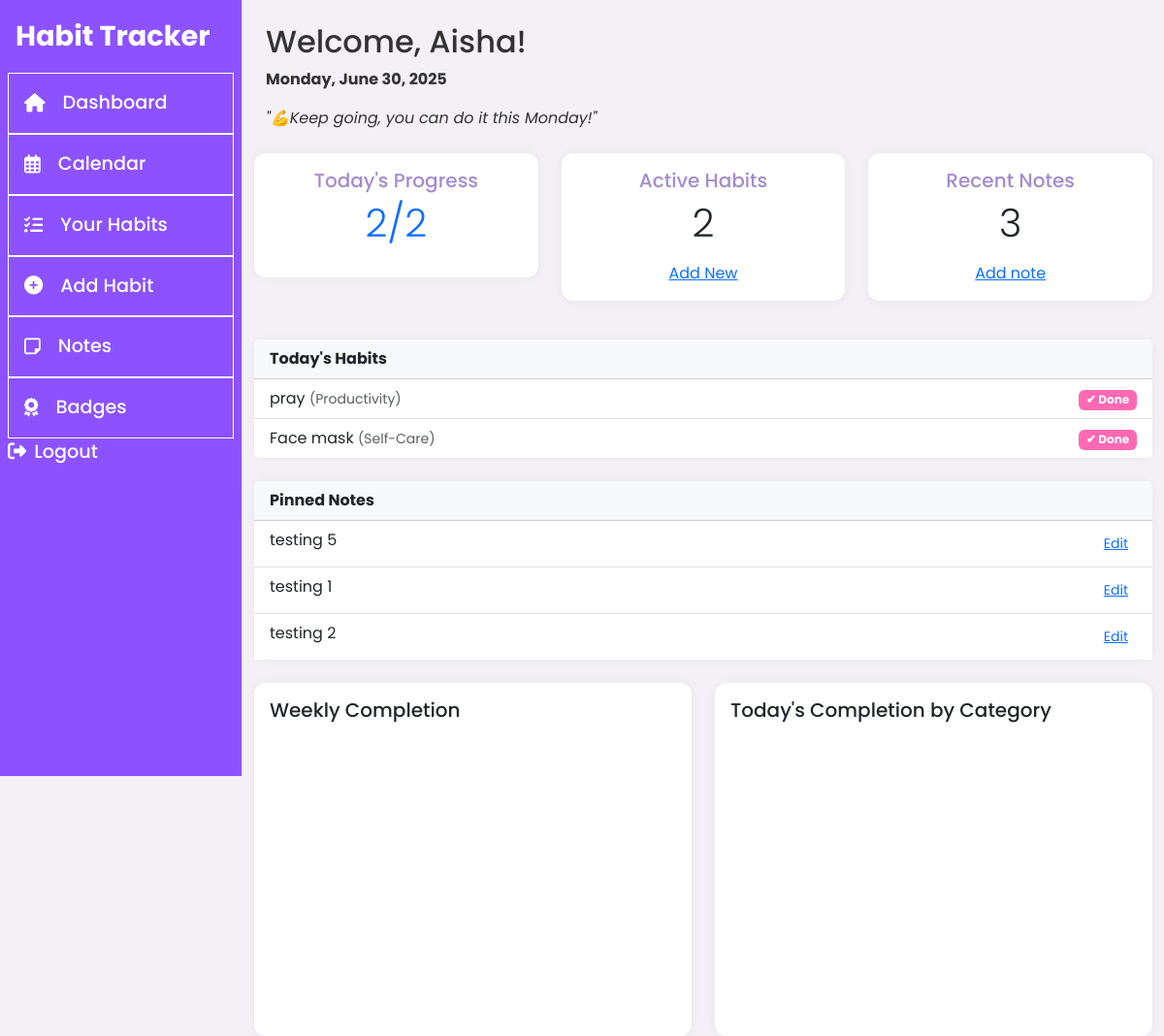
Page /habits/dashboard/ (signed in) on the committed database.
### habits/models.py (models this page shows, shortened)
class Habit(models.Model):
    CATEGORY_CHOICES = [
        ('health', 'Health/Fitness'),
        ('productivity', 'Productivity'),
        ('selfcare', 'Self-Care'),
        ('learning', 'Learning'),
        ('work', 'Work'),
        ('fun', 'Hobbies/Fun'),
    ]
    FREQUENCY_CHOICES = [
        ('daily', 'Daily'),
        ('weekly', 'Weekly'),
        ('custom', 'Custom'),
    ]
    user = models.ForeignKey(User, on_delete=models.CASCADE)
    name = models.CharField(max_length=100)  # e.g. "Drink water"
    description = models.TextField(blank=True)
    target = models.PositiveIntegerField(default=1)  # e.g. "8 glasses/day"
    frequency = models.CharField(max_length=20, choices=FREQUENCY_CHOICES, default='daily')
    category = models.CharField(max_length=50, choices=CATEGORY_CHOICES, blank=True)
    creation_date = models.DateTimeField(auto_now_add=True)
    is_template = models.BooleanField(default=False)  # For admin-curated templates
    created_by_admin = models.ForeignKey(
        User,
        on_delete=models.SET_NULL,
        null=True,
        blank=True,
        related_name='admin_habits'
    )

class Note(models.Model):
    user = models.ForeignKey(User, on_delete=models.CASCADE)
    title = models.CharField(max_length=100)
    content = models.TextField()
    is_pinned = models.BooleanField(default=False)
    updated_at = models.DateTimeField(auto_now=True)

### habits/views.py (the view)
# urls.py: path('dashboard/', dashboard, name='dashboard'),
@login_required
def dashboard(request):
    habits = Habit.objects.filter(user=request.user)
    today = date.today()
    completed_habit_ids = HabitCompletion.objects.filter(
        habit__user=request.user,
        date=today,
        completed=True
    ).values_list('habit_id', flat=True)
    for habit in habits:
        habit.status = "Done" if habit.id in completed_habit_ids else "Pending"
    start_of_week = today - timedelta(days=today.weekday())  # Monday
    week_dates = [start_of_week + timedelta(days=i) for i in range(7)]
    weekly_data = HabitCompletion.objects.filter(
        habit__user=request.user,
        date__range=[week_dates[0], week_dates[-1]],
        completed=True
    ).values('date').annotate(count=Count('id'))
    chart_labels = [d.strftime('%a') for d in week_dates]
    chart_data = [next((item['count'] for item in weekly_data if item['date'] == d), 0) for d in week_dates]
    category_data = HabitCompletion.objects.filter(
        habit__user=request.user,
        date=today,
        completed=True
    ).values('habit__category').annotate(count=Count('id'))
    category_labels = []
    category_counts = []
    category_map = dict(Habit.CATEGORY_CHOICES)
    for item in category_data:
        label = category_map.get(item['habit__category'], 'Uncategorised')
        category_labels.append(label)
        category_counts.append(item['count'])
    completed_today = len(completed_habit_ids)
    habit_count = habits.count()
    notes_count = Note.objects.filter(user=request.user).count()
    pinned_notes = Note.objects.filter(user=request.user, is_pinned=True).order_by('-updated_at')
    return render(request, 'habits/dashboard.html', {
        'habits': habits,
        'completed_today': completed_today,
        'habit_count': habit_count,
        'today': today,
        'chart_labels': json.dumps(chart_labels),
        'chart_data': json.dumps(chart_data),
        'category_labels': json.dumps(category_labels),
        'category_data': json.dumps(category_counts),
        'notes_count': notes_count,
        'pinned_notes': pinned_notes,
    })

### habits/templates/habits/dashboard.html (shortened to what this page needs)
{% extends 'habits/base.html' %}
{% block content %}
<div class="container mt-4">
    <h2>Welcome, {{ user.first_name|default:user.username }}!</h2>
    <p><strong>{{ today|date:"l, F j, Y" }}</strong></p>
  <p><em>"💪Keep going, you can do it this {{ today|date:'l' }}!"</em></p>
</div>
<div class="row mt-4">
  <div class="col-12 col-sm-6 col-lg-4 mb-3">
    <div class="card text-center">
      <div class="card-body">
        <h5 class="card-title">Today's Progress</h5>
        <p class="display-6 text-primary">{{ completed_today }}/{{ habit_count }}</p>
      </div>
    </div>
  </div>
  <div class="col-12 col-sm-6 col-lg-4 mb-3">
    <div class="card text-center">
      <div class="card-body">
        <h5 class="card-title">Active Habits</h5>
        <p class="display-6 text-purple">{{ habit_count }}</p>
        <a href="{% url 'habits:habit_create' %}">Add New</a>
      </div>
    </div>
  </div>
  <div class="col-12 col-sm-6 col-lg-4 mb-3">
    <div class="card text-center">
      <div class="card-body">
        <h5 class="card-title">Recent Notes</h5>
        <p class="display-6 text-purple">{{ notes_count }}</p>
        <a href="{% url 'habits:add_note' %}">Add note</a>
      </div>
    </div>
  </div>
</div>
<div class="card mt-4">
  <div class="card-header bg-light">
    <strong>Today's Habits</strong>
  </div>
  <ul class="list-group list-group-flush">
    {% for habit in habits %}
      <li class="list-group-item d-flex justify-content-between align-items-center">
        <div>
          {{ habit.name }}
          {% if habit.get_category_display %}
            <small class="text-muted">({{ habit.get_category_display }})</small>
          {% endif %}
        </div>
        <div>
          {% if habit.status == "Done" %}
            <span class="badge text-white" style="background-color: hotpink;">✔ Done</span>
          {% else %}
            <span class="badge bg-secondary">Pending</span>
          {% endif %}
        </div>
    {% endfor %}
  </ul>
</div>
<div class="card mt-4">
  <div class="card-header bg-light">
    <strong>Pinned Notes</strong>
  </div>
  <div style="max-height: 250px; overflow-y: auto;">
    <ul class="list-group list-group-flush">
      {% for note in pinned_notes %}
        <li class="list-group-item">
          {{ note.content|truncatewords:12 }}
          <a href="{% url 'habits:edit_note' note.pk %}" class="btn btn-sm btn-link float-end">Edit</a>
        </li>
      {% empty %}
        <li class="list-group-item">No pinned notes yet.</li>
      {% endfor %}
    </ul>
  </div>
</div>
<div class="row mt-4">
    <div class="col-md-6">
      <div class="card p-3">
        <h5>Weekly Completion</h5>
        <div id="weekly-completion-chart" style="height: 300px;"></div>
      </div>
    </div>
    <div class="col-md-6">
      <div class="card p-3">
        <h5>Today's Completion by Category</h5>
        <div id="category-completion-chart" style="height: 300px;"></div>
      </div>
    </div>
  </div>
{% endblock %}

### habits/static/css/styles.css (style rules this page uses)
body { font-family: 'Poppins', sans-serif; background-color: #f3f1f5; color: #333; }
.card { border: none; border-radius: 12px; box-shadow: 0 0 10px rgba(0, 0, 0, 0.05); }
.card .card-title { color: #a38ccc; }

### rows in the picture
Habit: name "pray", category "Productivity", shows "✔ Done"
Habit: name "Face mask", category "Self-Care", shows "✔ Done"
Note: content "testing 5"
Note: content "testing 1"
Note: content "testing 2"

### other values in the picture
{{ user.first_name|default:user.username }} "Aisha"
{{ completed_today }} "2"
{{ habit_count }} "2"
{{ notes_count }} "3"
